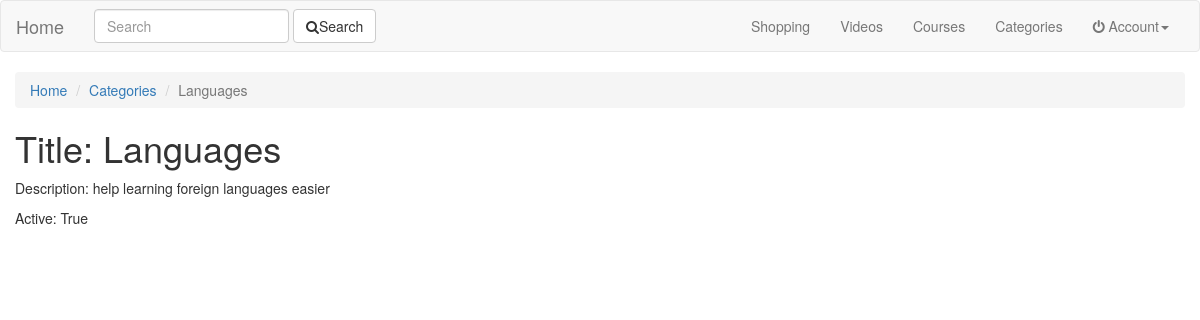
The app's page /categories/languages/, older data.
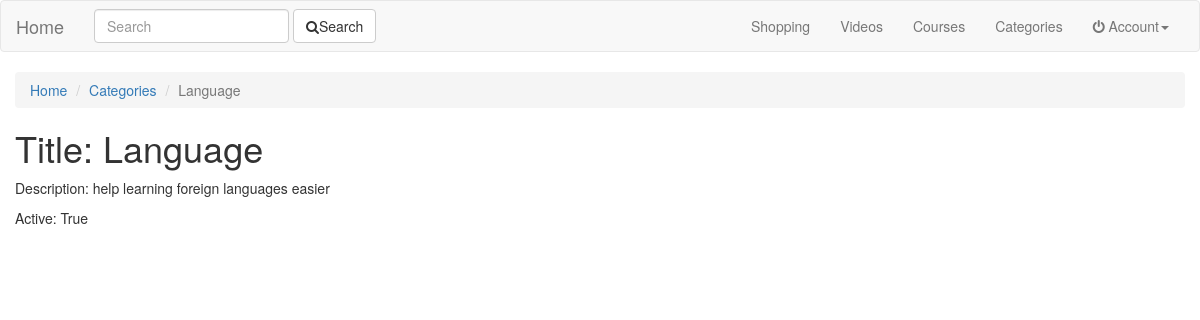
The same page, newer data.
### categories/models.py (models this page shows, shortened)
class Category(models.Model):
	video 		= models.ForeignKey(Video, null=True, blank=True)
	title 		= models.CharField(max_length=120)
	slug 		= models.SlugField(blank=True)
	description = models.TextField()
	active 		= models.BooleanField(default=True)
	updated 	= models.DateTimeField(auto_now=True)
	timestamp 	= models.DateTimeField(auto_now_add=True)
	objects = CategoryManager()
	class Meta:
		verbose_name = "Category"
		verbose_name_plural = "Categories"

### categories/views.py (the view)
# urls.py: url(r'^(?P<slug>[\w-]+)/$', CategoryDetailView.as_view(), name="detail"),
class CategoryDetailView(DetailView):
	queryset = Category.objects.all()

### courses/models.py (called while the page is built)
	def get_queryset(self):
		return CourseQuerySet(self.model, using=self._db)

### search/templatetags/search_form.py (called while the page is built)
@register.inclusion_tag("search/snippets/search_form.html")
def search_form(request, navbar=False):
	return {"request": request, "navbar": navbar}

### categories/templates/categories/category_detail.html
{% extends 'base.html' %} {% block title %} {{ object.title }} | {{ block.super }} {% endblock %} {% block content %}
<ol class="breadcrumb">
  <li><a href="{% url 'home' %}">Home</a></li>
  <li><a href="{% url 'categories:list' %}">Categories</a></li>
  <li class="active">{{ object.title }}</li>
</ol>
<h1>Title: {{ object.title }}</h1>
<p>Description: {{ object.description }}</p>
<p>Active: {{ object.active }}</p>
{% endblock %}

Row changes from the older to the newer data that the page shows:
changed Category "help learning foreign languages easier": title "Languages" → "Language"
